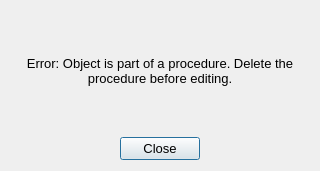
<?xml version="1.0" encoding="UTF-8"?>
<ui version="4.0">
 <class>ErrorDialog</class>
 <widget class="QDialog" name="ErrorDialog">
  <property name="geometry">
   <rect>
    <x>0</x>
    <y>0</y>
    <width>320</width>
    <height>171</height>
   </rect>
  </property>
  <property name="windowTitle">
   <string>Error</string>
  </property>
  <layout class="QVBoxLayout" name="verticalLayout">
   <item>
    <spacer name="verticalSpacer">
     <property name="orientation">
      <enum>Qt::Vertical</enum>
     </property>
     <property name="sizeHint" stdset="0">
      <size>
       <width>20</width>
       <height>17</height>
      </size>
     </property>
    </spacer>
   </item>
   <item>
    <widget class="QLabel" name="lblMessage">
     <property name="font">
      <font>
       <family>Ubuntu</family>
       <pointsize>10</pointsize>
      </font>
     </property>
     <property name="text">
      <string>Error: Object is part of a procedure. Delete the procedure before editing.</string>
     </property>
     <property name="alignment">
      <set>Qt::AlignCenter</set>
     </property>
     <property name="wordWrap">
      <bool>true</bool>
     </property>
     <property name="margin">
      <number>10</number>
     </property>
    </widget>
   </item>
   <item>
    <spacer name="verticalSpacer_2">
     <property name="orientation">
      <enum>Qt::Vertical</enum>
     </property>
     <property name="sizeHint" stdset="0">
      <size>
       <width>20</width>
       <height>4</height>
      </size>
     </property>
    </spacer>
   </item>
   <item>
    <layout class="QHBoxLayout" name="horizontalLayout">
     <item>
      <spacer name="horizontalSpacer">
       <property name="orientation">
        <enum>Qt::Horizontal</enum>
       </property>
       <property name="sizeHint" stdset="0">
        <size>
         <width>40</width>
         <height>20</height>
        </size>
       </property>
      </spacer>
     </item>
     <item>
      <widget class="QPushButton" name="btnClose">
       <property name="font">
        <font>
         <family>Ubuntu</family>
         <pointsize>10</pointsize>
        </font>
       </property>
       <property name="text">
        <string>Close</string>
       </property>
      </widget>
     </item>
     <item>
      <spacer name="horizontalSpacer_2">
       <property name="orientation">
        <enum>Qt::Horizontal</enum>
       </property>
       <property name="sizeHint" stdset="0">
        <size>
         <width>40</width>
         <height>20</height>
        </size>
       </property>
      </spacer>
     </item>
    </layout>
   </item>
  </layout>
 </widget>
 <resources/>
 <connections/>
</ui>
